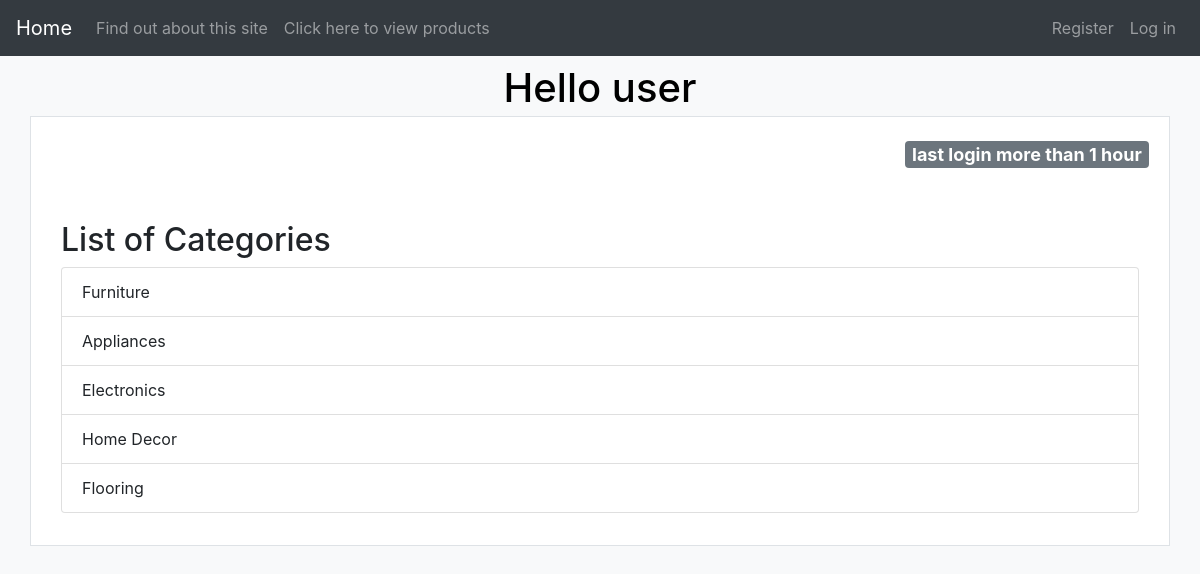
The page /myapp/ on the database its author committed.
### myapp/models.py (models this page shows, shortened)
class Category(models.Model):
    name = models.CharField(max_length=200)
    warehouse = models.CharField(max_length=200, blank=False, default='Windsor')

### myapp/views.py (the view)
# urls.py: urlpatterns = [ path(r'', views.indexView.as_view(), name='index'),
class indexView(View):
    def get(self, request):
        cat_list = Category.objects.all().order_by('id')[:10]
        if request.session.get('last_login_time', False):
            last = request.session.get('last_login_time')
        else:
            return render(request, 'myapp/index.html',
                          {'cat_list': cat_list, 'last_login': 'last login more than 1 hour'})
        return render(request, 'myapp/index.html', {'cat_list': cat_list, 'last_login': 'last login time:' + last})

### myapp/templates/myapp/index.html (shortened to what this page needs)
{% extends 'myapp/base.html' %}
{% block body_block %}
    <h4><span class="badge badge-secondary" style="float: right; margin-right: 5px">{{ last_login }}</span></h4>
    {% if cat_list %}
        <div class="category">
            <div class="container-fluid mb-3">
                <h2>List of Categories</h2>
                <ul class="list-group">
                    {% for cat  in cat_list %}
                        <li class="list-group-item"> {{ cat.name }} </li>
                    {% endfor %}
                </ul>
            </div>
        </div>
    {% else %}
        <strong>There are no available categories!</strong>
    {% endif %}
{% endblock %}

### myapp/static/myapp/style.css (style rules this page uses)
.category { margin-top: 80px; }

### rows shown on the page
Category: name "Furniture"
Category: name "Appliances"
Category: name "Electronics"
Category: name "Home Decor"
Category: name "Flooring"

### other values the page prints
{{ 'user' }} "user"
{{ last_login }} "last login more than 1 hour"
